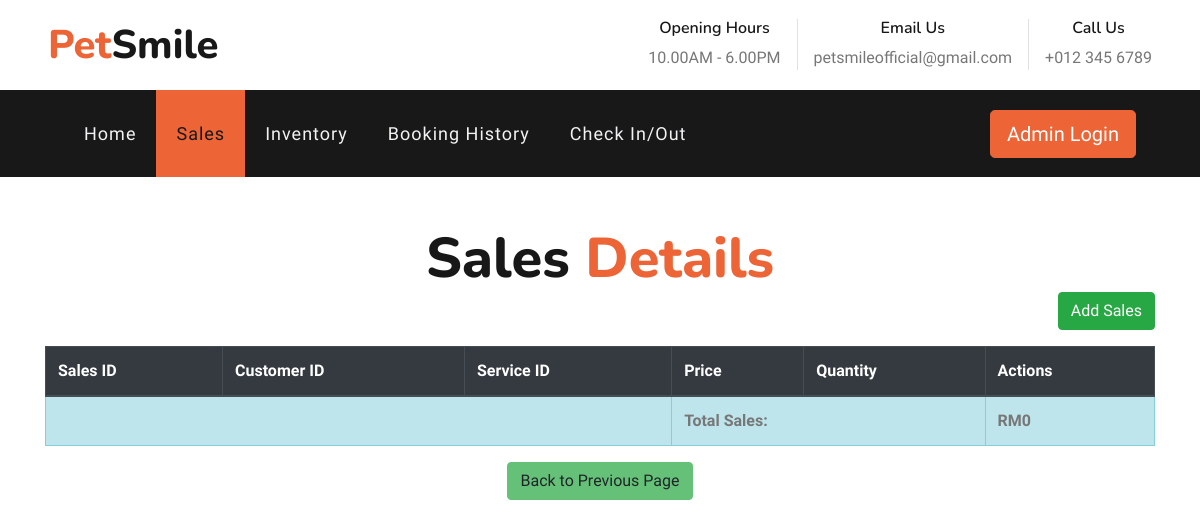
Page /sales.php on the earlier database version.
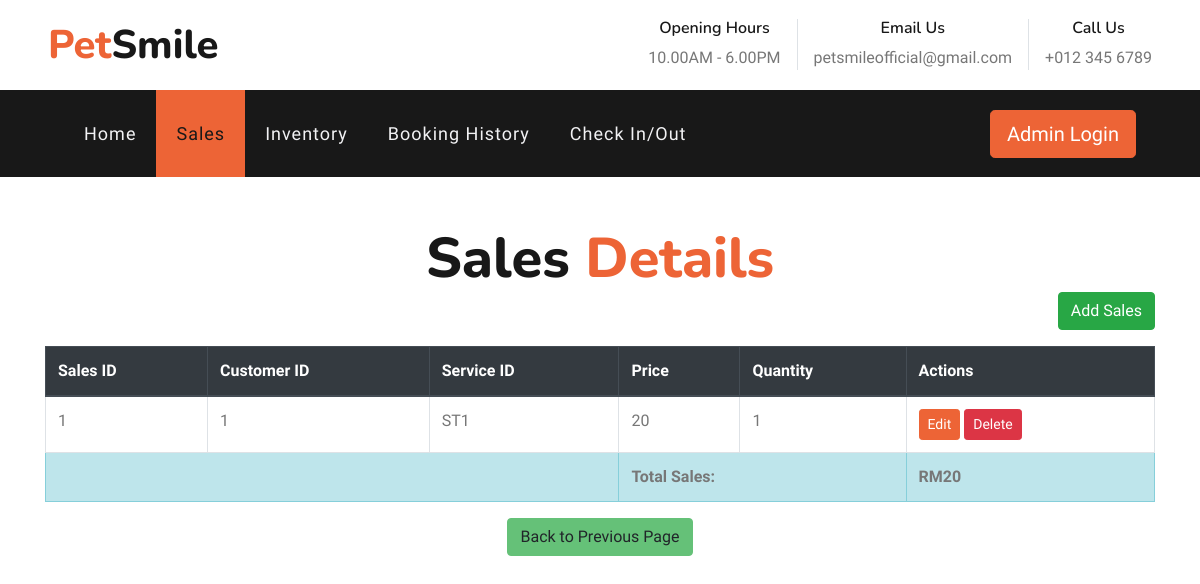
Same page on the later database version.
### tables this page shows
CREATE TABLE `sales` (
  `Sales_ID` int(20) NOT NULL,
  `Cust_ID` varchar(20) NOT NULL,
  `Service_ID` varchar(20) NOT NULL,
  `Price` varchar(20) NOT NULL,
  `Quantity` int(20) NOT NULL
);

### sales.php (the view, shortened to what this page needs)
<!DOCTYPE html>
<html lang="en">
<?php
include 'config.php';
include 'admin-header.php';
echo "<div class='container text-center mt-5'>";
echo "<h2 class='display-4 m-0'>Sales <span class='text-primary'>Details</span></h2>";
echo "</div>";
echo "<div class='container'>";
echo "<div class='text-right mb-3'>";
echo "<a href='add-sales.php' class='btn btn-success'>Add Sales</a>";
echo "</div>";
echo "<table class='table table-bordered mt-3'>";
echo "<thead class='thead-dark'>";
echo "<tr>";
echo "<th>Sales ID</th>";
echo "<th>Customer ID</th>";
echo "<th>Service ID</th>";
echo "<th>Price</th>";
echo "<th>Quantity</th>";
echo "<th>Actions</th>";
echo "</tr>";
echo "</thead>";
echo "<tbody>";
$salesQuery = "SELECT * FROM sales";
$salesResult = mysqli_query($con, $salesQuery);
$totalSales = 0;
while ($salesData = mysqli_fetch_assoc($salesResult)) {
    echo "<tr>";
    echo "<td>" . $salesData['Sales_ID'] . "</td>";
    echo "<td>" . $salesData['Cust_ID'] . "</td>";
    echo "<td>" . $salesData['Service_ID'] . "</td>";
    echo "<td>" . $salesData['Price'] . "</td>";
    echo "<td>" . $salesData['Quantity'] . "</td>";
    echo "<td>";
    echo "<a href='edit-sales.php?salesID=" . $salesData['Sales_ID'] . "' class='btn btn-primary btn-sm'>Edit</a> ";
    echo "<a href='delete-sales.php?salesID=" . $salesData['Sales_ID'] . "' class='btn btn-danger btn-sm' onclick='return confirm(\"Are you sure you want to delete this sale?\")'>Delete</a>";
    echo "</td>";
    echo "</tr>";
    $totalSales += $salesData['Price'] * $salesData['Quantity'];
}
echo "<tr class='table-info'>";
echo "<td colspan='3'></td>";
echo "<td colspan='2'><strong>Total Sales:</strong></td>";
echo "<td><strong>RM" . $totalSales . "</strong></td>";
echo "</tr>";
echo "</tbody>";
echo "</table>";
echo "</div>";
echo "<div class='container text-center mt-3'>";
echo "<a href='admin-home.php' class='btn btn-secondary'>Back to Previous Page</a>";
echo "</div>";
?>
</html>

Differences in the rows shown:
added sales: Sales_ID "1", Cust_ID "1", Service_ID "ST1", Price "20", Quantity "1"
Other differences:
$totalSales: "0" → "20"
